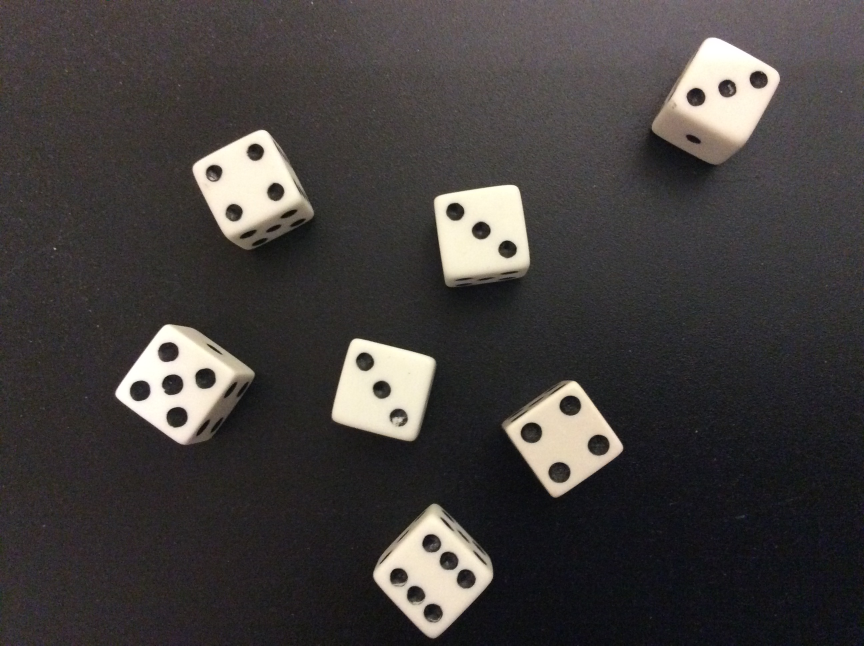
#> input picture Picture/08-dice.jpg, 2592 x 1936 px (shown at 1/3 size)
$ python Detect_dice.py
#> lines starting #> are read from the running program, lines starting #| are printed output that depends on the picture; after the words box and inside, x2 and y2 are one past the last pixel; in counts of white or black regions, pixels touching at a corner belong together
### counter.py
import cv2
import numpy as np

min_threshold = 10                      # these values are used to filter our detector.
max_threshold = 200                     # they can be tweaked depending on the camera distance, camera angle, ...
min_area = 100                          # ... focus, brightness, etc.
min_circularity = .3
min_inertia_ratio = .5


def count(org_img,img,pos_x,pos_y):
    counter = 0                             # script will use a counter to handle FPS.
    readings = [0, 0]                       # lists are used to track the number of pips.
    display = [0, 0]
    text_mask = np.zeros((img.shape[0],img.shape[1],3),np.uint8)

    while True:
        if counter >= 90000:                # set maximum sizes for variables and lists to save memory.
            counter = 0
            readings = [0, 0]
            display = [0, 0]


        params = cv2.SimpleBlobDetector_Params()                # declare filter parameters.
        params.filterByArea = True
        params.filterByCircularity = True
        params.filterByInertia = True
        params.minThreshold = min_threshold
        params.maxThreshold = max_threshold
        params.minArea = min_area
        params.minCircularity = min_circularity
        params.minInertiaRatio = min_inertia_ratio

        detector = cv2.SimpleBlobDetector_create(params)        # create a blob detector object.


        keypoints = detector.detect(img)


        org_img = cv2.drawKeypoints(org_img, keypoints, np.array([]), (0, 0, 255),
                                              cv2.DRAW_MATCHES_FLAGS_DRAW_RICH_KEYPOINTS)

        reading = len(keypoints)                                # 'reading' counts the number of keypoints (pips).

        if counter % 10 == 0:                                   # enter this block every X frames.
            readings.append(reading)                            # note the reading from this frame.

            if readings[-1] == readings[-2] == readings[-3]:    # if the last 3 readings are the same...
                display.append(readings[-1])                    # ... then we have a valid reading.

            if display[-1] != display[-2] and display[-1] != 0:
                msg = "num:" + str(display[-1])

                cv2.putText(org_img,msg,(pos_y,pos_x),cv2.FONT_HERSHEY_SIMPLEX,0.5,(0,0,255),2,cv2.LINE_AA)

        counter += 1

        if counter == 60:
            break

    return org_img

### Detect_dice.py

import cv2
import sys
import numpy as np
from sklearn.cluster import MeanShift
from mpl_toolkits.mplot3d import Axes3D
from counter import count


img = cv2.imread('Picture/08-dice.jpg')
#> img is the input picture: shape (1936, 2592, 3); mean B, G, R 61.5, 62.7, 66.6

img = cv2.resize(img,(500,500))
#> img: shape (500, 500, 3)


gray = cv2.cvtColor(img, cv2.COLOR_BGR2GRAY)
cv2.equalizeHist(gray)

blur = cv2.GaussianBlur(gray, (5, 5),1)


binary = cv2.Canny(blur,70,100)
#> binary: shape (500, 500); 1.7% white in thin lines or dots, all inside (x1, y1, x2, y2) = (30, 29, 451, 495)

binary = cv2.dilate(binary,None)
#> binary: shape (500, 500); 5.3% white; 33 white regions, largest, box (x1, y1, x2, y2) and area: (65, 250, 148, 346) 1693, (110, 99, 183, 195) 1526, (215, 389, 287, 496) 1440
cv2.imshow('canny',binary)
cv2.floodFill(binary,None,(0,0),255)
#> binary: shape (500, 500); 92.8% white; 71 black regions (33 under 20 px), largest, box (x1, y1, x2, y2) and area: (379, 31, 449, 126) 3020, (194, 264, 250, 340) 2481, (253, 145, 305, 214) 2376
binary = cv2.dilate(binary,None)
#> binary: shape (500, 500); 94.9% white; 54 black regions (28 under 20 px), largest, box (x1, y1, x2, y2) and area: (195, 265, 249, 338) 2027, (254, 146, 304, 213) 1948, (392, 32, 446, 107) 1737
binary = cv2.erode(binary,None,iterations = 2)
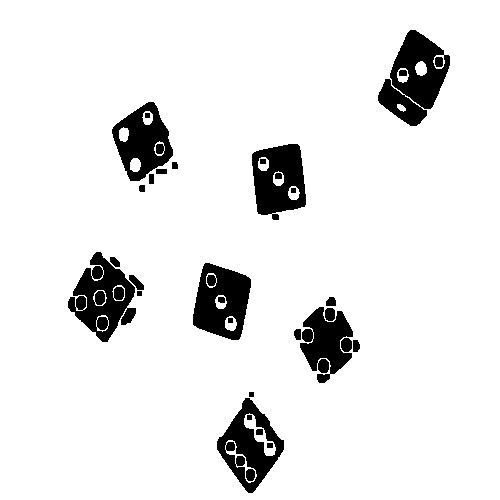
#> binary: shape (500, 500); 91.1% white; 32 black regions, largest, box (x1, y1, x2, y2) and area: (378, 30, 450, 126) 3668, (68, 252, 136, 342) 3336, (193, 263, 251, 340) 3000
binary = cv2.bitwise_not(binary)

dot_mask = np.zeros((binary.shape[0],binary.shape[1]),np.uint8)

num_dot,markers = cv2.connectedComponents(binary)
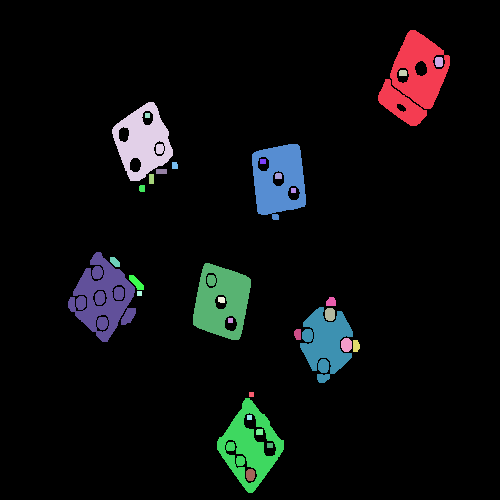
#> markers: shape (500, 500) int32; 33 distinct labels, from 0 to 32; one colour per label, 0 black
#> num_dot = 33
num_dot -=1
#> num_dot = 32
positions = []
for dot in range(num_dot):
	index = np.where(markers==dot+1)
	pos_x =	int((index[0].min()+index[0].max())/2+0.5)
	pos_y = int((index[1].min()+index[1].max())/2+0.5)
	len_x = int(np.abs(index[1].min()-index[1].max()))
	len_y = int(np.abs(index[0].min()-index[0].max()))
	radius = np.maximum(len_y,len_x)
	positions.append([pos_x,pos_y,radius])
	dot_mask[pos_x-int(radius/2):pos_x+int(radius/2),pos_y-int(radius/2):pos_y+int(radius/2)]=255
#> this loop made 32 passes
#> (index, pos_x, pos_y, len_x, len_y, radius) on passes 1 to 9: (3668 positions, rows 30 to 125, columns 378 to 449, 78, 414, 71, 95, 95), (75 positions, rows 57 to 66, columns 435 to 442, 62, 439, 7, 9, 9), (46 positions, rows 70 to 75, columns 399 to 406, 73, 403, 7, 5, 7), (2691 positions, rows 102 to 180, columns 112 to 172, 141, 142, 60, 78, 78), (25 positions, rows 113 to 117, columns 145 to 149, 115, 147, 4, 4, 4), (2828 positions, rows 144 to 219, columns 252 to 305, 182, 279, 53, 75, 75), (30 positions, rows 159 to 163, columns 260 to 265, 161, 263, 5, 4, 5), (40 positions, rows 162 to 168, columns 172 to 177, 165, 175, 5, 6, 6), (55 positions, rows 169 to 173, columns 156 to 166, 171, 161, 10, 4, 10)
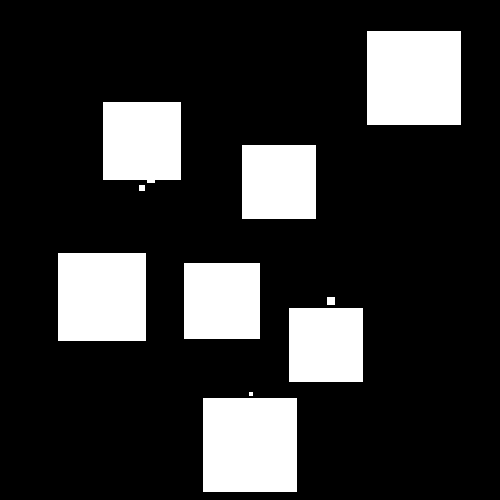
#> dot_mask: shape (500, 500); 19.3% white; 10 white regions (1 under 20 px), largest, box (x1, y1, x2, y2) and area: (367, 31, 461, 125) 8836, (203, 398, 297, 492) 8836, (58, 253, 146, 341) 7744
#> after the loop, positions = 32 items, first 6: [78, 414, 95], [62, 439, 9], [73, 403, 7], [141, 142, 78], [115, 147, 4], [182, 279, 75]


dot_mask = cv2.erode(dot_mask,None,iterations = 10)
#> dot_mask: shape (500, 500); 11.2% white; 7 white regions, largest, box (x1, y1, x2, y2) and area: (377, 41, 451, 115) 5476, (213, 408, 287, 482) 5476, (68, 263, 136, 331) 4624
dot_mask = cv2.dilate(dot_mask,None,iterations = 15)
#> dot_mask: shape (500, 500); 24.2% white; 7 white regions, largest, box (x1, y1, x2, y2) and area: (362, 26, 466, 130) 10816, (198, 393, 302, 497) 10816, (53, 248, 151, 346) 9604
cv2.imshow('this',dot_mask)
num_dot,markers = cv2.connectedComponents(dot_mask)
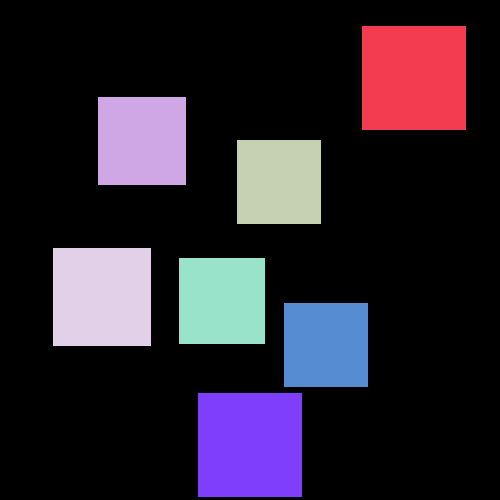
#> markers: shape (500, 500) int32; 8 distinct labels, from 0 to 7; one colour per label, 0 black
#> num_dot = 8
for dot in range(num_dot-1):

	index = np.where(markers==dot+1)
	this_mask = np.zeros((markers.shape[0],markers.shape[1],3),np.uint8)
	this_mask[markers==dot+1]=255
	this_mask = cv2.bitwise_and(this_mask,img)
	# cv2.imshow(str(dot),this_mask)
	# cv2.waitKey()
	dot_img = np.zeros((index[0].max()-index[0].min(),index[1].max()-index[1].min(),3),np.uint8)
	dot_img = this_mask[index[0].min():index[0].max(),index[1].min():index[1].max()]

	img = count(img,this_mask,index[0].min(),index[1].min())
#> this loop made 7 passes
#> index on passes 1 to 7: 10816 positions, rows 26 to 129, columns 362 to 465, 7744 positions, rows 97 to 184, columns 98 to 185, 7056 positions, rows 140 to 223, columns 237 to 320, 9604 positions, rows 248 to 345, columns 53 to 150, 7396 positions, rows 258 to 343, columns 179 to 264, 7056 positions, rows 303 to 386, columns 284 to 367, 10816 positions, rows 393 to 496, columns 198 to 301
#> pass 1, `dot_img = this_mask[index[0].min():index[0].max(),index[1].min():index..`:
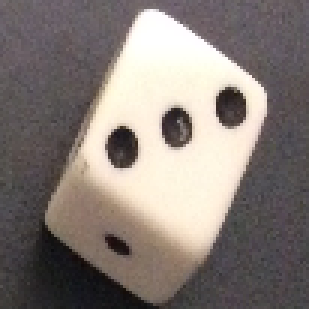
#> dot_img: shape (103, 103, 3) (shown 3 times larger); mean B, G, R 119.3, 124.3, 133.4
#> after the loop:
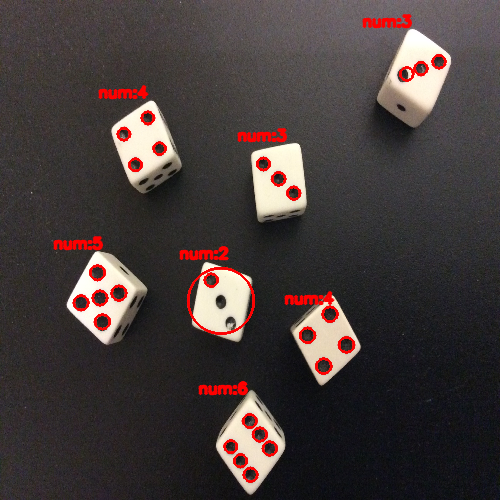
#> img: shape (500, 500, 3); mean B, G, R 58.9, 59.9, 69.8
#> after the loop:
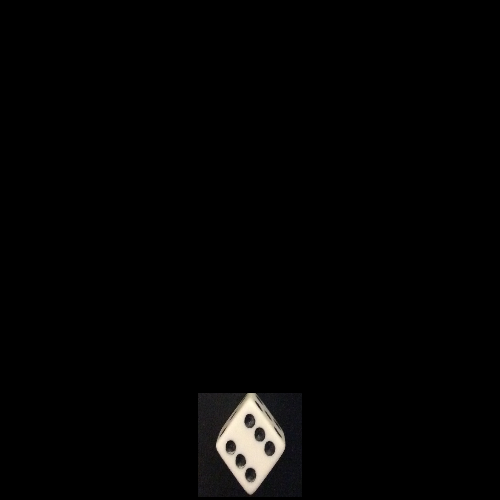
#> this_mask: shape (500, 500, 3); mean B, G, R 3.4, 3.6, 3.8
	# cv2.imshow(str(dot),dot_img)
	# cv2.waitKey()

print(num_dot)
#| 8
cv2.imshow('num',img)

cv2.waitKey(0)
